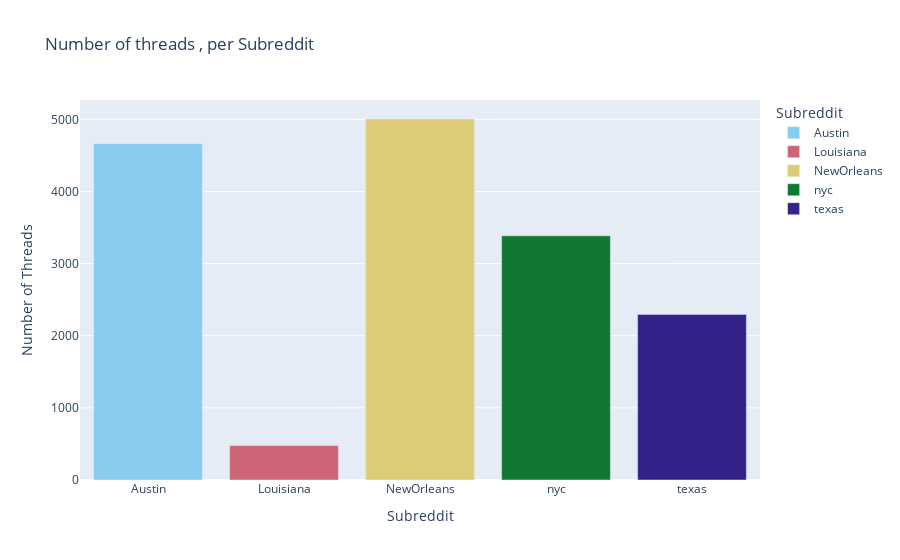

Notebook cell for this chart:
### Markdown cell above
##### Now, lets look at the number of threar for each subreddit

### Code cell
fig = px.bar(threads_per_subreddit, x=threads_per_subreddit.index, y='link_id', 
             title='Number of threads , per Subreddit ',
             labels={'link_id': 'Number of Threads', 'index': 'Subreddit', 'subreddit_submission': 'Subreddit'},
             color=threads_per_subreddit.index,
             color_discrete_sequence=px.colors.qualitative.Safe)
fig.show()

### Figure 1 — Plotly figure (JSON) as saved in the notebook; plotly's stock layout.template omitted (floating-point values rounded to 4 significant figures)
{"data": [{"alignmentgroup": "True", "hovertemplate": "Subreddit=%{x}<br>Number of Threads=%{y}<extra></extra>", "legendgroup": "Austin", "marker": {"color": "rgb(136, 204, 238)", "pattern": {"shape": ""}}, "name": "Austin", "offsetgroup": "Austin", "orientation": "v", "showlegend": true, "textposition": "auto", "type": "bar", "x": ["Austin"], "xaxis": "x", "y": [4663], "yaxis": "y"}, {"alignmentgroup": "True", "hovertemplate": "Subreddit=%{x}<br>Number of Threads=%{y}<extra></extra>", "legendgroup": "Louisiana", "marker": {"color": "rgb(204, 102, 119)", "pattern": {"shape": ""}}, "name": "Louisiana", "offsetgroup": "Louisiana", "orientation": "v", "showlegend": true, "textposition": "auto", "type": "bar", "x": ["Louisiana"], "xaxis": "x", "y": [477], "yaxis": "y"}, {"alignmentgroup": "True", "hovertemplate": "Subreddit=%{x}<br>Number of Threads=%{y}<extra></extra>", "legendgroup": "NewOrleans", "marker": {"color": "rgb(221, 204, 119)", "pattern": {"shape": ""}}, "name": "NewOrleans", "offsetgroup": "NewOrleans", "orientation": "v", "showlegend": true, "textposition": "auto", "type": "bar", "x": ["NewOrleans"], "xaxis": "x", "y": [5005], "yaxis": "y"}, {"alignmentgroup": "True", "hovertemplate": "Subreddit=%{x}<br>Number of Threads=%{y}<extra></extra>", "legendgroup": "nyc", "marker": {"color": "rgb(17, 119, 51)", "pattern": {"shape": ""}}, "name": "nyc", "offsetgroup": "nyc", "orientation": "v", "showlegend": true, "textposition": "auto", "type": "bar", "x": ["nyc"], "xaxis": "x", "y": [3386], "yaxis": "y"}, {"alignmentgroup": "True", "hovertemplate": "Subreddit=%{x}<br>Number of Threads=%{y}<extra></extra>", "legendgroup": "texas", "marker": {"color": "rgb(51, 34, 136)", "pattern": {"shape": ""}}, "name": "texas", "offsetgroup": "texas", "orientation": "v", "showlegend": true, "textposition": "auto", "type": "bar", "x": ["texas"], "xaxis": "x", "y": [2296], "yaxis": "y"}], "layout": {"barmode": "relative", "legend": {"title": {"text": "Subreddit"}, "tracegroupgap": 0}, "title": {"text": "Number of threads , per Subreddit "}, "xaxis": {"anchor": "y", "categoryarray": ["Austin", "Louisiana", "NewOrleans", "nyc", "texas"], "categoryorder": "array", "domain": [0, 1], "title": {"text": "Subreddit"}}, "yaxis": {"anchor": "x", "domain": [0, 1], "title": {"text": "Number of Threads"}}}}
